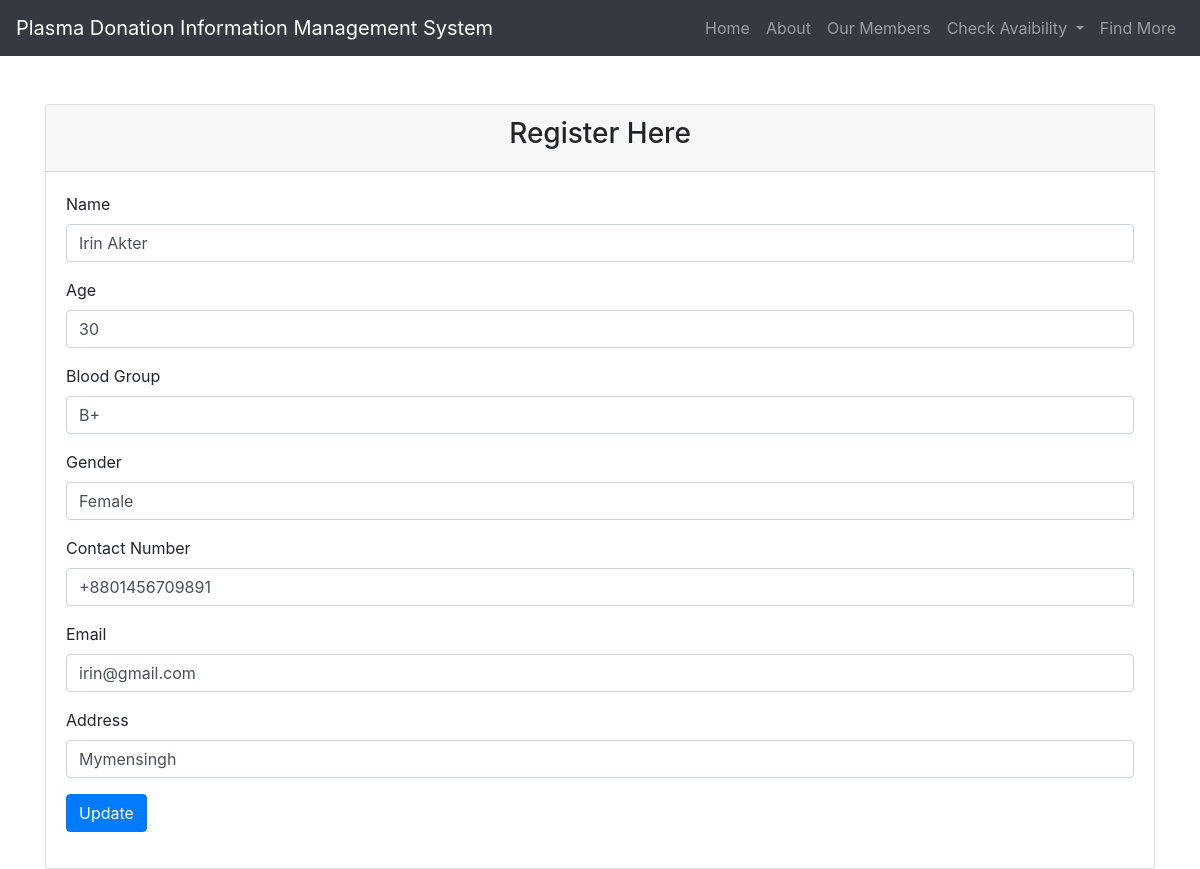
Page /php/update2.php?id=13 on the committed database.
### tables this page shows
CREATE TABLE `donorinfo` (
  `id` int(11) NOT NULL,
  `name` varchar(100) NOT NULL,
  `Date_of_birth` date NOT NULL,
  `age` int(100) NOT NULL,
  `bloodgroup` varchar(100) NOT NULL,
  `gender` varchar(100) NOT NULL,
  `Contact_number` varchar(14) NOT NULL,
  `email` varchar(100) NOT NULL,
  `address` varchar(150) NOT NULL,
  `Covid19_affected` varchar(100) NOT NULL
);

### php/update2.php (the view, shortened to what this page needs)
<php
?>
<!DOCTYPE html>
<html>
<head>
  <link rel="stylesheet" type="text/css" href="../css/style.css">
  <link rel="stylesheet" href="https://maxcdn.bootstrapcdn.com/bootstrap/4.5.2/css/bootstrap.min.css">
</head>
<body>
<nav class="navbar navbar-expand-sm bg-dark navbar-dark">
  <a class="navbar-brand" href="index1.php">Plasma Donation Information Management System</a>
  <ul class="navbar-nav ml-auto" >
    <li class="nav-item">
      <a class="nav-link" href="index1.php">Home</a>
    </li>
    <li class="nav-item">
      <a class="nav-link" href="#">About</a>
    </li>
    <li class="nav-item">
      <a class="nav-link" href="members.php">Our Members</a>
    </li>
    <li class="nav-item dropdown">
      <a class="nav-link dropdown-toggle" href="#" id="navbardrop" data-toggle="dropdown">
        Check Avaibility
      </a>
    </li>
    <li class="nav-item">
    <a class="nav-link" href="search.php">Find More</a>
    </li>
  </ul>
</nav>
<div class="container mt-5">
<div class="row">
<div class="col-md-12">
<div class="card">
<div class="card-header text-center">
<h3>Register Here</h3>
</div>
<div class="card-body">
<?php
include 'connection.php';
$ids=$_GET['id'];
$showquery="select * from donorinfo where id={$ids}";
$showdata=mysqli_query($con,$showquery);
$arrdata=mysqli_fetch_array($showdata);
    ?>
<form action="" method="post">
  <div class="form-group">
    <label for="name">Name</label>
    <input type="text" name="name" class="form-control" id="name" value="<?php echo $arrdata['name']?>" placeholder="Enter name" required>
  </div>
  <div class="form-group">
    <label for="age">Age</label>
    <input type="text" name="age" class="form-control" id="age" value="<?php echo $arrdata['age']?>" placeholder="Age">
  </div>
  <div class="form-group">
    <label for="bloodgroup">Blood Group</label>
    <input type="text" name="bloodgroup" class="form-control" id="bloodgroup" value="<?php echo $arrdata['bloodgroup']?>" placeholder="Blood Group">
  </div>
  <div class="form-group">
    <label for="gender">Gender</label>
    <input type="text" name="gender" class="form-control" id="gender" value="<?php echo $arrdata['gender']?>"  placeholder="Gender">
  </div>
  <div class="form-group">
    <label for="Contact_number">Contact Number</label>
    <input type="text" name="Contact_number"  minlength="14" maxlength="14" class="form-control" id="Contact_number" value="<?php echo $arrdata['Contact_number']?>" placeholder="Contact Number">
  </div>
  <div class="form-group">
    <label for="email">Email</label>
    <input type="text" name="email" class="form-control" id="email" value="<?php echo $arrdata['email']?>" placeholder="Email">
  </div>
  <div class="form-group">
    <label for="address">Address</label>
    <input type="text" name="address" class="form-control" id="address" value="<?php echo $arrdata['address']?>" placeholder="Address">
  </div>
  <button type="submit" name="save_data" value="Update" class="btn btn-primary">Update</button>
</form>
</div>
</div>
</div>
</div></div>
</body>
</html>

### css/style.css (style rules this page uses)
body { margin:0; padding:0; background:url("https://images.unsplash.com/photo-1550147760-44c9966d6bc7?ixlib=rb-1.2.1&ixid=MXwxMjA3fDB8MHxleHBsb3JlLWZlZWR8MXx8fGVufDB8fHw%3D&w=1000&q=80"); background-size:cover; font-family:sans-serif; }

### rows in the picture
donorinfo: name "Irin Akter", age "30", bloodgroup "B+", gender "Female", Contact_number "+8801456709891", email "irin@gmail.com", address "Mymensingh"
